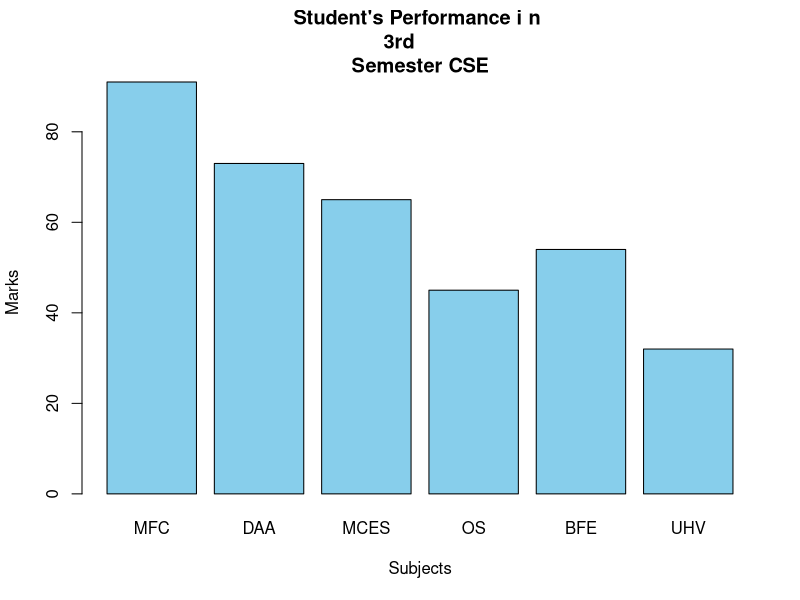
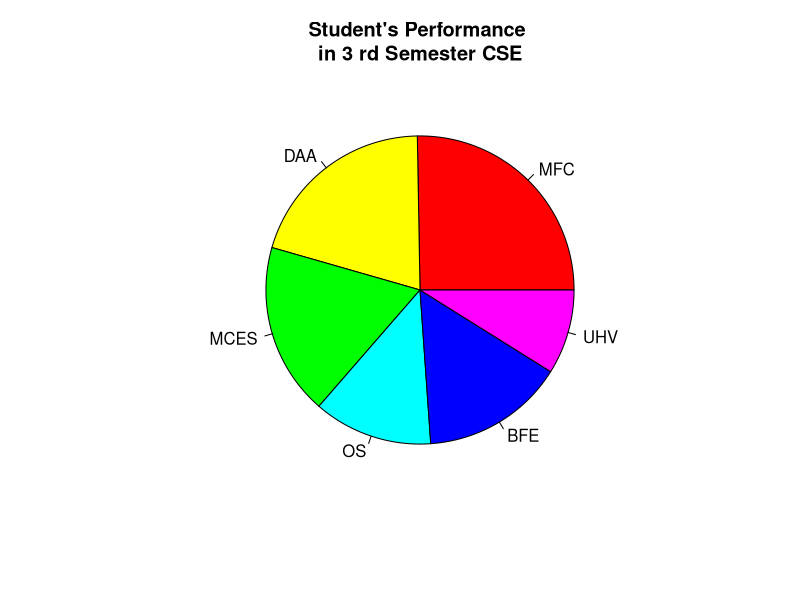

These figures' R source, in order:
subject<- c("MFC", "DAA", "MCES", "OS", "BFE", "UHV") 
marks <- c(91, 73, 65, 45, 54, 32) 
avg<- mean(marks) 
barplot(marks, names.arg = subject, col = "skyblue",main = "Student's Performance i n 
3rd       
Semester CSE", xlab = "Subjects", ylab = "Marks ") 
pie(marks, labels = subject, col = rainbow(length(marks)), main = "Student's Performance 
in 3 rd Semester CSE") 
cat("Average Marks:", avg, "\n")  
cat("Qualitative Performance:\n")  
for (i in 1:length(marks)) { 
cat(subject[i], ":", ifelse(marks[i] >= avg, "Good", "Needs Improvement"), "\n") 
} 
